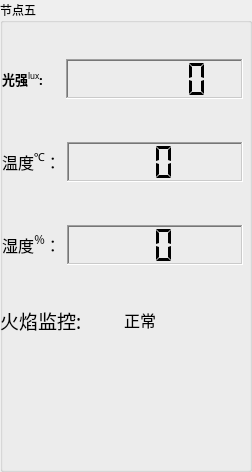
      <widget class="QGroupBox" name="groupBox_6">
       <property name="font">
        <font>
         <family>楷体_GB2312</family>
         <pointsize>9</pointsize>
         <weight>50</weight>
         <bold>false</bold>
        </font>
       </property>
       <property name="autoFillBackground">
        <bool>true</bool>
       </property>
       <property name="title">
        <string>节点五</string>
       </property>
       <property name="flat">
        <bool>true</bool>
       </property>
       <widget class="QPushButton" name="pushButton_light_fire_511">
        <property name="geometry">
         <rect>
          <x>-20</x>
          <y>340</y>
          <width>131</width>
          <height>111</height>
         </rect>
        </property>
        <property name="styleSheet">
         <string notr="true">background-image:url(:/images/08269450168fad5206c222副本.png)</string>
        </property>
        <property name="locale">
         <locale language="English" country="UnitedStatesMinorOutlyingIslands"/>
        </property>
        <property name="text">
         <string/>
        </property>
        <property name="flat">
         <bool>true</bool>
        </property>
       </widget>
       <widget class="QPushButton" name="pushButton_light_fire_521">
        <property name="geometry">
         <rect>
          <x>110</x>
          <y>340</y>
          <width>131</width>
          <height>111</height>
         </rect>
        </property>
        <property name="styleSheet">
         <string notr="true">background-image:url(:/images/08269450168fad5206c222副本.png)</string>
        </property>
        <property name="locale">
         <locale language="English" country="UnitedStatesMinorOutlyingIslands"/>
        </property>
        <property name="text">
         <string/>
        </property>
        <property name="flat">
         <bool>true</bool>
        </property>
       </widget>
       <widget class="QWidget" name="layoutWidget_9">
        <property name="geometry">
         <rect>
          <x>0</x>
          <y>300</y>
          <width>241</width>
          <height>41</height>
         </rect>
        </property>
        <layout class="QHBoxLayout" name="horizontalLayout_26">
         <item>
          <widget class="QLabel" name="Label_Fire_5">
           <property name="sizePolicy">
            <sizepolicy hsizetype="Minimum" vsizetype="MinimumExpanding">
             <horstretch>0</horstretch>
             <verstretch>0</verstretch>
            </sizepolicy>
           </property>
           <property name="maximumSize">
            <size>
             <width>200</width>
             <height>50</height>
            </size>
           </property>
           <property name="font">
            <font>
             <family>楷体</family>
             <pointsize>12</pointsize>
             <weight>50</weight>
             <bold>false</bold>
             <underline>false</underline>
            </font>
           </property>
           <property name="text">
            <string>&lt;html&gt;&lt;head/&gt;&lt;body&gt;&lt;p&gt;&lt;span style=&quot; font-size:14pt;&quot;&gt;火焰监控:&lt;/span&gt;&lt;/p&gt;&lt;/body&gt;&lt;/html&gt;</string>
           </property>
          </widget>
         </item>
         <item>
          <widget class="QLabel" name="Label_FireResult_5">
           <property name="sizePolicy">
            <sizepolicy hsizetype="Maximum" vsizetype="Maximum">
             <horstretch>0</horstretch>
             <verstretch>0</verstretch>
            </sizepolicy>
           </property>
           <property name="maximumSize">
            <size>
             <width>200</width>
             <height>50</height>
            </size>
           </property>
           <property name="font">
            <font>
             <family>楷体</family>
             <pointsize>12</pointsize>
             <weight>50</weight>
             <bold>false</bold>
             <underline>false</underline>
            </font>
           </property>
           <property name="text">
            <string>&lt;html&gt;&lt;head/&gt;&lt;body&gt;&lt;p&gt; 正常 &lt;/p&gt;&lt;/body&gt;&lt;/html&gt;</string>
           </property>
          </widget>
         </item>
        </layout>
       </widget>
       <widget class="QWidget" name="layoutWidget_8">
        <property name="geometry">
         <rect>
          <x>2</x>
          <y>22</y>
          <width>241</width>
          <height>281</height>
         </rect>
        </property>
        <layout class="QVBoxLayout" name="verticalLayout_6">
         <item>
          <layout class="QHBoxLayout" name="horizontalLayout_17">
           <item>
            <widget class="QLabel" name="Label_Lux_5">
             <property name="sizePolicy">
              <sizepolicy hsizetype="Maximum" vsizetype="Maximum">
               <horstretch>0</horstretch>
               <verstretch>0</verstretch>
              </sizepolicy>
             </property>
             <property name="font">
              <font>
               <family>楷体</family>
               <pointsize>12</pointsize>
               <weight>50</weight>
               <bold>false</bold>
               <underline>false</underline>
              </font>
             </property>
             <property name="text">
              <string>&lt;html&gt;&lt;head/&gt;&lt;body&gt;&lt;p&gt;&lt;span style=&quot; font-size:10pt; font-weight:600;&quot;&gt;光强&lt;/span&gt;&lt;span style=&quot; font-size:10pt; vertical-align:super;&quot;&gt;lux&lt;/span&gt;&lt;span style=&quot; font-size:10pt; font-weight:600;&quot;&gt;:&lt;/span&gt;&lt;/p&gt;&lt;/body&gt;&lt;/html&gt;</string>
             </property>
            </widget>
           </item>
           <item>
            <spacer name="horizontalSpacer_9">
             <property name="orientation">
              <enum>Qt::Horizontal</enum>
             </property>
             <property name="sizeType">
              <enum>QSizePolicy::Ignored</enum>
             </property>
             <property name="sizeHint" stdset="0">
              <size>
               <width>17</width>
               <height>13</height>
              </size>
             </property>
            </spacer>
           </item>
           <item>
            <widget class="QLCDNumber" name="lcdNumber_lux_5">
             <property name="sizePolicy">
              <sizepolicy hsizetype="MinimumExpanding" vsizetype="Maximum">
               <horstretch>0</horstretch>
               <verstretch>0</verstretch>
              </sizepolicy>
             </property>
             <property name="minimumSize">
              <size>
               <width>0</width>
               <height>40</height>
              </size>
             </property>
             <property name="baseSize">
              <size>
               <width>0</width>
               <height>0</height>
              </size>
             </property>
             <property name="font">
              <font>
               <weight>75</weight>
               <bold>true</bold>
              </font>
             </property>
             <property name="cursor">
              <cursorShape>ArrowCursor</cursorShape>
             </property>
             <property name="autoFillBackground">
              <bool>false</bool>
             </property>
             <property name="frameShape">
              <enum>QFrame::WinPanel</enum>
             </property>
             <property name="frameShadow">
              <enum>QFrame::Sunken</enum>
             </property>
             <property name="smallDecimalPoint">
              <bool>true</bool>
             </property>
             <property name="digitCount">
              <number>5</number>
             </property>
             <property name="segmentStyle">
              <enum>QLCDNumber::Flat</enum>
             </property>
            </widget>
           </item>
          </layout>
         </item>
         <item>
          <layout class="QHBoxLayout" name="horizontalLayout_18">
           <item>
            <widget class="QLabel" name="label_Temp_5">
             <property name="sizePolicy">
              <sizepolicy hsizetype="Maximum" vsizetype="Maximum">
               <horstretch>0</horstretch>
               <verstretch>0</verstretch>
              </sizepolicy>
             </property>
             <property name="font">
              <font>
               <family>楷体</family>
               <pointsize>12</pointsize>
               <weight>50</weight>
               <bold>false</bold>
              </font>
             </property>
             <property name="text">
              <string>&lt;html&gt;&lt;head/&gt;&lt;body&gt;&lt;p align=&quot;center&quot;&gt;&lt;span style=&quot; font-weight:400;&quot;&gt;温度&lt;/span&gt;&lt;span style=&quot; font-weight:400; vertical-align:super;&quot;&gt;℃&lt;/span&gt;&lt;span style=&quot; font-weight:400;&quot;&gt;：&lt;/span&gt;&lt;/p&gt;&lt;/body&gt;&lt;/html&gt;</string>
             </property>
            </widget>
           </item>
           <item>
            <widget class="QLCDNumber" name="lcdNumber_Temp_5">
             <property name="sizePolicy">
              <sizepolicy hsizetype="Minimum" vsizetype="Maximum">
               <horstretch>0</horstretch>
               <verstretch>0</verstretch>
              </sizepolicy>
             </property>
             <property name="minimumSize">
              <size>
               <width>10</width>
               <height>40</height>
              </size>
             </property>
             <property name="baseSize">
              <size>
               <width>0</width>
               <height>0</height>
              </size>
             </property>
             <property name="font">
              <font>
               <weight>75</weight>
               <bold>true</bold>
              </font>
             </property>
             <property name="cursor">
              <cursorShape>ArrowCursor</cursorShape>
             </property>
             <property name="autoFillBackground">
              <bool>false</bool>
             </property>
             <property name="frameShape">
              <enum>QFrame::WinPanel</enum>
             </property>
             <property name="frameShadow">
              <enum>QFrame::Sunken</enum>
             </property>
             <property name="smallDecimalPoint">
              <bool>true</bool>
             </property>
             <property name="digitCount">
              <number>2</number>
             </property>
             <property name="segmentStyle">
              <enum>QLCDNumber::Flat</enum>
             </property>
            </widget>
           </item>
          </layout>
         </item>
         <item>
          <layout class="QHBoxLayout" name="horizontalLayout_19">
           <item>
            <widget class="QLabel" name="label_Humidity_5">
             <property name="sizePolicy">
              <sizepolicy hsizetype="Maximum" vsizetype="Maximum">
               <horstretch>0</horstretch>
               <verstretch>0</verstretch>
              </sizepolicy>
             </property>
             <property name="font">
              <font>
               <family>楷体</family>
               <pointsize>12</pointsize>
               <weight>50</weight>
               <bold>false</bold>
              </font>
             </property>
             <property name="text">
              <string>&lt;html&gt;&lt;head/&gt;&lt;body&gt;&lt;p align=&quot;center&quot;&gt;&lt;span style=&quot; font-weight:400;&quot;&gt;湿度&lt;/span&gt;&lt;span style=&quot; font-weight:400; vertical-align:super;&quot;&gt;％&lt;/span&gt;&lt;span style=&quot; font-weight:400;&quot;&gt;：&lt;/span&gt;&lt;/p&gt;&lt;/body&gt;&lt;/html&gt;</string>
             </property>
            </widget>
           </item>
           <item>
            <widget class="QLCDNumber" name="lcdNumber_Humidity_5">
             <property name="sizePolicy">
              <sizepolicy hsizetype="Preferred" vsizetype="Maximum">
               <horstretch>0</horstretch>
               <verstretch>0</verstretch>
              </sizepolicy>
             </property>
             <property name="minimumSize">
              <size>
               <width>0</width>
               <height>40</height>
              </size>
             </property>
             <property name="baseSize">
              <size>
               <width>0</width>
               <height>0</height>
              </size>
             </property>
             <property name="font">
              <font>
               <weight>75</weight>
               <bold>true</bold>
              </font>
             </property>
             <property name="cursor">
              <cursorShape>ArrowCursor</cursorShape>
             </property>
             <property name="autoFillBackground">
              <bool>false</bool>
             </property>
             <property name="frameShape">
              <enum>QFrame::WinPanel</enum>
             </property>
             <property name="frameShadow">
              <enum>QFrame::Sunken</enum>
             </property>
             <property name="smallDecimalPoint">
              <bool>true</bool>
             </property>
             <property name="digitCount">
              <number>2</number>
             </property>
             <property name="segmentStyle">
              <enum>QLCDNumber::Flat</enum>
             </property>
            </widget>
           </item>
          </layout>
         </item>
        </layout>
       </widget>
       <widget class="QPushButton" name="pushButton_light_fire_510">
        <property name="geometry">
         <rect>
          <x>-20</x>
          <y>342</y>
          <width>131</width>
          <height>121</height>
         </rect>
        </property>
        <property name="styleSheet">
         <string notr="true">background-image:url(:/images/08269450168fad5206c副本.png)</string>
        </property>
        <property name="locale">
         <locale language="English" country="UnitedStatesMinorOutlyingIslands"/>
        </property>
        <property name="text">
         <string/>
        </property>
        <property name="flat">
         <bool>true</bool>
        </property>
       </widget>
       <widget class="QPushButton" name="pushButton_light_fire_520">
        <property name="geometry">
         <rect>
          <x>110</x>
          <y>342</y>
          <width>131</width>
          <height>121</height>
         </rect>
        </property>
        <property name="styleSheet">
         <string notr="true">background-image:url(:/images/08269450168fad5206c副本.png)</string>
        </property>
        <property name="locale">
         <locale language="English" country="UnitedStatesMinorOutlyingIslands"/>
        </property>
        <property name="text">
         <string/>
        </property>
        <property name="flat">
         <bool>true</bool>
        </property>
       </widget>
      </widget>
